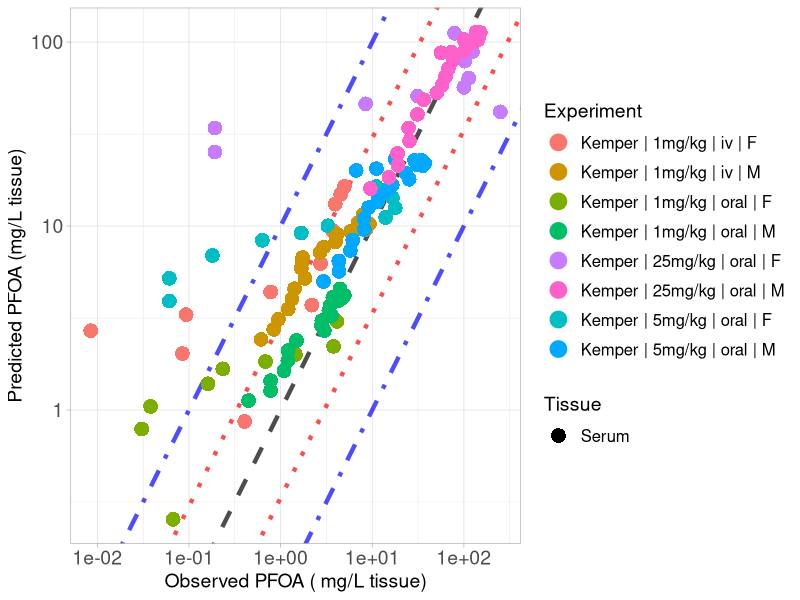

Generate this figure with R:
library(ggplot2)

#setwd("C:/Users/ptsir/Documents/GitHub/PFAS_PBK_models/PFOA inhalation Rat/Validation/Validation_results")
setwd("C:/Users/dpjio/Documents/GitHub/PFAS_PBK_models/PFOA inhalation Rat/Validation/Results of Scenarios Validation/Scenario_5")

# Load Results 

# 
Kemper_serum_results <- read.csv("Kemper_2003_serum_results.csv", header = T)
Kemper_iv_F_1 <- Kemper_serum_results[Kemper_serum_results$Dose == 1 & Kemper_serum_results$Type == "iv" &
                               Kemper_serum_results$sex == "F", ]
Kemper_iv_F_1$Experiment <- "Kemper | 1mg/kg | iv | F"

Kemper_oral_F_1 <- Kemper_serum_results[Kemper_serum_results$Dose == 1 & Kemper_serum_results$Type == "oral" &
                                 Kemper_serum_results$sex == "F", ]
Kemper_oral_F_1$Experiment <- "Kemper | 1mg/kg | oral | F"

Kemper_oral_F_5 <- Kemper_serum_results[Kemper_serum_results$Dose == 5 & Kemper_serum_results$Type == "oral" &
                                 Kemper_serum_results$sex == "F", ]
Kemper_oral_F_5$Experiment <- "Kemper | 5mg/kg | oral | F"
Kemper_oral_F_25 <- Kemper_serum_results[Kemper_serum_results$Dose == 25 & Kemper_serum_results$Type == "oral" &
                                  Kemper_serum_results$sex == "F", ]
Kemper_oral_F_25$Experiment <- "Kemper | 25mg/kg | oral | F"

Kemper_iv_M_1 <- Kemper_serum_results[Kemper_serum_results$Dose == 1 & Kemper_serum_results$Type == "iv" &
                               Kemper_serum_results$sex == "M", ]
Kemper_iv_M_1$Experiment <- "Kemper | 1mg/kg | iv | M"

Kemper_oral_M_1 <- Kemper_serum_results[Kemper_serum_results$Dose == 1 & Kemper_serum_results$Type == "oral" &
                                 Kemper_serum_results$sex == "M", ]
Kemper_oral_M_1$Experiment <- "Kemper | 1mg/kg | oral | M"

Kemper_oral_M_5 <- Kemper_serum_results[Kemper_serum_results$Dose == 5 & Kemper_serum_results$Type == "oral" &
                                 Kemper_serum_results$sex == "M", ]
Kemper_oral_M_5$Experiment <- "Kemper | 5mg/kg | oral | M"
Kemper_oral_M_25 <- Kemper_serum_results[Kemper_serum_results$Dose == 25 & Kemper_serum_results$Type == "oral" &
                                  Kemper_serum_results$sex == "M", ]
Kemper_oral_M_25$Experiment <- "Kemper | 25mg/kg | oral | M"
# 
# Kudo_high <- Kudo_results[Kudo_results$Dose == 16.560, ] 
# Kudo_high$Experiment <-  "Kudo | 16mg/kg | iv"
# 
# Kim_results <- read.csv("Kim_results.csv", header = T)
# Kim_iv <- Kim_results[Kim_results$Type == "iv",]
# Kim_iv$Experiment <-  "Kim | 1mg/kg | iv"
# 
# Kim_oral <- Kim_results[Kim_results$Type == "oral",]
# Kim_oral$Experiment <-  "Kim | 1mg/kg | oral"


Experiment <- scales::hue_pal()(8)

names(Experiment) <- unique(c( Kemper_iv_F_1$Experiment, Kemper_iv_M_1$Experiment,
                              Kemper_oral_F_1$Experiment,Kemper_oral_M_1$Experiment, Kemper_oral_F_5$Experiment, 
                               
                               Kemper_oral_M_5$Experiment,  Kemper_oral_F_25$Experiment, Kemper_oral_M_25$Experiment))



scatter_plot <- ggplot()+
  geom_abline(intercept = log10(1), slope = 1, linetype = "dashed", color = "black", linewidth = 1.5, alpha = 0.7) +  # Identity line in log10 scale
  geom_abline(intercept = log10(3), slope = 1, linetype = "dotted", color = "red", linewidth = 1.5, alpha = 0.7) +  # +3-fold error line
  geom_abline(intercept = log10(1/3), slope = 1, linetype = "dotted", color = "red", linewidth = 1.5, alpha = 0.7) +  # -3-fold error line
  geom_abline(intercept = log10(10), slope = 1, linetype = "dotdash", color = "blue", linewidth = 1.5, alpha = 0.7) +  # +10-fold error line
  geom_abline(intercept = log10(1/10), slope = 1, linetype = "dotdash", color = "blue", linewidth = 1.5, alpha = 0.7) +  # -10-fold error line
  geom_point(data = Kemper_iv_F_1, aes(x=Observed, y=Predicted, color = Experiment, shape = Tissue), size=4, stroke = 1.5)+
  geom_point(data = Kemper_oral_F_1, aes(x=Observed, y=Predicted, color = Experiment, shape = Tissue), size=4, stroke = 1.5)+
  geom_point(data = Kemper_oral_F_5, aes(x=Observed, y=Predicted, color = Experiment, shape = Tissue), size=4, stroke = 1.5)+
  geom_point(data = Kemper_oral_F_25, aes(x=Observed, y=Predicted, color = Experiment, shape = Tissue), size=4, stroke = 1.5)+
  geom_point(data = Kemper_iv_M_1, aes(x=Observed, y=Predicted, color = Experiment, shape = Tissue), size=4, stroke = 1.5)+
  geom_point(data = Kemper_oral_M_1, aes(x=Observed, y=Predicted, color = Experiment, shape = Tissue), size=4, stroke = 1.5)+
  geom_point(data = Kemper_oral_M_5, aes(x=Observed, y=Predicted, color = Experiment, shape = Tissue), size=4, stroke = 1.5)+
  geom_point(data = Kemper_oral_M_25, aes(x=Observed, y=Predicted, color = Experiment, shape = Tissue), size=4, stroke = 1.5)+
  scale_y_log10()+
  scale_x_log10()+
  scale_color_manual(values = Experiment)+
  theme(legend.spacing.y = unit(1, 'cm')) +
  guides(fill = guide_legend(byrow = TRUE))+
  theme_light()+
  labs(y = "Predicted PFOA (mg/L tissue)",
       x = "Observed PFOA ( mg/L tissue)")+
  theme(plot.title = element_text(hjust = 0.5),
        legend.key.size = unit(0.75, 'cm'),  
        legend.title = element_text(size=14),
        legend.text = element_text(size=12,  hjust = 0),
        axis.text = element_text(size = 14),
        axis.title = element_text(size = 14),
        )

#print(scatter_plot)

ggsave("validation_plot_PFOA_serum.png", scatter_plot, width = 11, height = 7, units = "in", dpi = 300)
